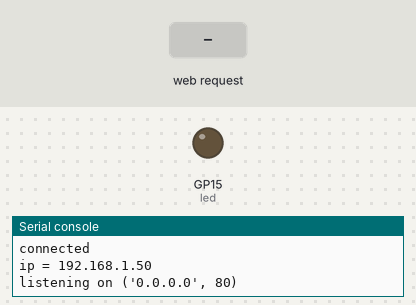
A program run on a simulated Raspberry Pi Pico running MicroPython. Parts: output pins drawn as LEDs (lit = HIGH), the last lines printed to the serial console. Inputs (shaded band) come from the test bench. WiFi joins after 1.5 s.

Above: at 3.2 s.
3.3 s: HTTP request GET /light/on received
At 4.5 s:
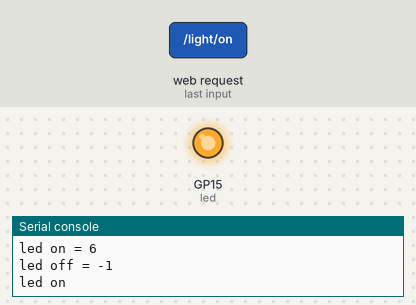
4.8 s: HTTP request GET /light/off received
At 5.7 s:
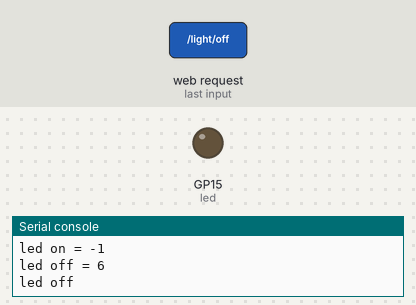
Timing chart, 0 to 7.8 s (numbered marks = the images above; inputs shaded):
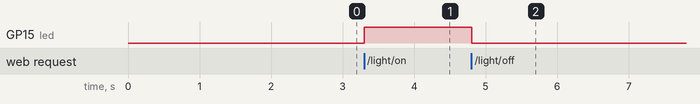

The program:

webserver2.py
```python
#https://www.raspberrypi.com/news/how-to-run-a-webserver-on-raspberry-pi-pico-w/
import network
import socket
import time

from machine import Pin

led = Pin(15, Pin.OUT)

ssid = 'BT-GSCJNC'
password = 'gtncf3CeRFb6Qa'

wlan = network.WLAN(network.STA_IF)
wlan.active(True)
wlan.connect(ssid, password)

html = """<!DOCTYPE html>
<html>
    <head> <title>Pico W</title> </head>
    <body> <h1>Pico W</h1>
        <p>%s</p>
    </body>
</html>
"""

max_wait = 10
while max_wait > 0:
    if wlan.status() < 0 or wlan.status() >= 3:
        break
    max_wait -= 1
    print('waiting for connection...')
    time.sleep(1)

if wlan.status() != 3:
    raise RuntimeError('network connection failed')
else:
    print('connected')
    status = wlan.ifconfig()
    print( 'ip = ' + status[0] )

addr = socket.getaddrinfo('0.0.0.0', 80)[0][-1]

s = socket.socket()
s.bind(addr)
s.listen(1)

print('listening on', addr)

# Listen for connections
while True:
    try:
        state = 'ON'
        cl, addr = s.accept()
        print('client connected from', addr)
        request = cl.recv(1024)
        print(request)

        request = str(request)
        led_on = request.find('/light/on')
        led_off = request.find('/light/off')
        print( 'led on = ' + str(led_on))
        print( 'led off = ' + str(led_off))

        if led_on == 6:
            print("led on")
            led.value(1)
            state = "LED is ON"

        if led_off == 6:
            print("led off")
            led.value(0)
            state = "LED is OFF"

        response = html % state

        cl.send('HTTP/1.0 200 OK\r\nContent-type: text/html\r\n\r\n')
        cl.send(response)
        cl.close()

    except OSError as e:
        cl.close()
        print('connection closed')
```

Measured:
- after the input at 3.3 s, GP15 (led): LOW → HIGH at once
- after the input at 4.8 s, GP15 (led): HIGH → LOW at once
